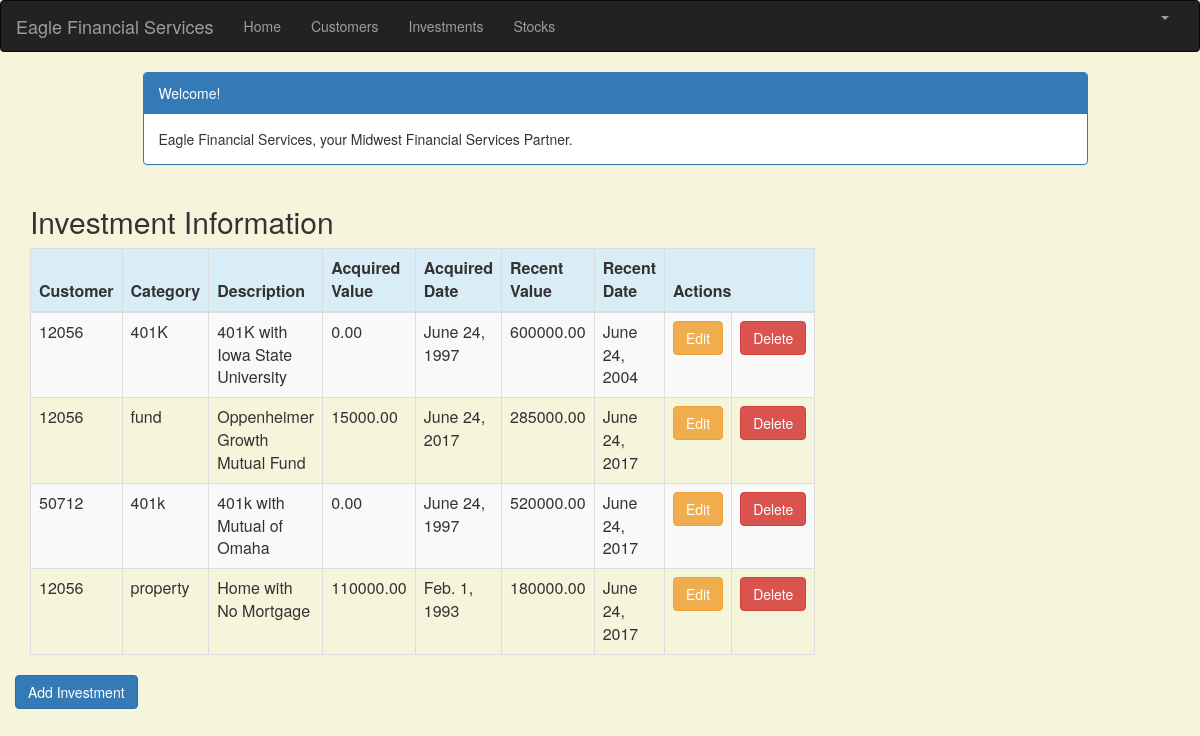
Page /investment_list (signed in) on the committed database.
### portfolio/models.py (models this page shows, shortened)
class Investment(models.Model):
    customer = models.ForeignKey(Customer, on_delete=models.CASCADE, related_name='investments')
    category = models.CharField(max_length=50)
    description = models.CharField(max_length=200)
    acquired_value = models.DecimalField(max_digits=10, decimal_places=2)
    acquired_date = models.DateField(default=timezone.now)
    recent_value = models.DecimalField(max_digits=10, decimal_places=2)
    recent_date = models.DateField(default=timezone.now, blank=True, null=True)

class Customer(models.Model):
    name = models.CharField(max_length=50)
    address = models.CharField(max_length=200)
    cust_number = models.IntegerField(blank=False, null=False)
    city = models.CharField(max_length=50)
    state = models.CharField(max_length=50)
    zipcode = models.CharField(max_length=10)
    email = models.EmailField(max_length=200)
    cell_phone = models.CharField(max_length=50)
    created_date = models.DateTimeField(
        default=timezone.now)
    updated_date = models.DateTimeField(auto_now_add=True)
    def __str__(self):
        return str(self.cust_number)

### portfolio/views.py (the view)
# urls.py: path('investment_list', views.investment_list, name='investment_list'),
@login_required
def investment_list(request):
    investments = Investment.objects.filter(acquired_date__lte=timezone.now())
    return render(request, 'portfolio/investment_list.html', {'investments': investments})

### portfolio/templates/portfolio/investment_list.html (shortened to what this page needs)
{% extends 'portfolio/base.html' %}
{% block content %}
    <html>
    <head>
        <link rel="stylesheet" href="https://maxcdn.bootstrapcdn.com/bootstrap/3.3.4/css/bootstrap.min.css">
    </head>
    <body>
    <div class="container">
        <div class="row">
            <div class="col-md-10 col-md-offset-1">
                <div class="panel panel-primary">
                    <div class="panel-heading">Welcome!</div>
                    <div class="panel-body">
                        Eagle Financial Services, your Midwest Financial Services Partner.
                    </div>
                </div>
            </div>
        </div>
    </div>
    <div class="row">
        <h2 style="padding-left: 15Px">Investment Information</h2>
    </div>
    <div>
        <table class="table table-striped table-bordered table-hover">
            <thead>
            <tr class="bg-info">
                <th>Customer</th>
                <th>Category</th>
                <th>Description</th>
                <th>Acquired Value</th>
                <th>Acquired Date</th>
                <th>Recent Value</th>
                <th>Recent Date</th>
                <th colspan="3">Actions</th>
            </tr>
            </thead>
            <tbody>
            {% for investment in investments %}
                <tr>
                    <td>{{ investment.customer }}</td>
                    <td>{{ investment.category }}</td>
                    <td>{{ investment.description }}</td>
                    <td>{{ investment.acquired_value }}</td>
                    <td>{{ investment.acquired_date }}</td>
                    <td>{{ investment.recent_value }}</td>
                    <td>{{ investment.recent_date }}</td>
                    <td><a href="{% url 'portfolio:investment_edit' pk=investment.pk %}" class="btn btn-warning">Edit</a>
                    <td><a href="{% url 'portfolio:investment_delete' pk=investment.pk %}"
                           onclick="return confirm('Are you sure you want to delete?')"
                           class="btn btn-danger">Delete</a>
                    </td>
                </tr>
            {% endfor %}
            </tbody>
           </table>
        <div class="row">
            <a href="{% url 'portfolio:investment_new' %}" class="row"><span
                class="btn btn-primary">Add Investment</span></a>
        </div>
    </div>
    </body>
    </html>
{% endblock %}

### portfolio/templates/portfolio/base.html (shortened to what this page needs)
{% load staticfiles %}
<html lang="en">
<head>
    <link rel="stylesheet" href="https://maxcdn.bootstrapcdn.com/bootstrap/3.3.7/css/bootstrap.min.css">
</head>
<body id="app-layout">
<nav class="navbar navbar-inverse">
    <div class="container-fluid">
        <div class="navbar-header">
            <a class="navbar-brand" href="/">
                Eagle Financial Services
            </a>
        </div>
        <div class="collapse navbar-collapse" id="myNavbar">
            <ul class="nav navbar-nav">
                <li><a href="{% url 'portfolio:home' %}">Home</a></li>
                <li><a href="{% url 'portfolio:customer_list' %}">Customers</a></li>
                <li><a href="{% url 'portfolio:investment_list' %}">Investments</a></li>
                <li><a href="{% url 'portfolio:stock_list' %}">Stocks</a></li>
            </ul>
            <ul class="nav navbar-nav navbar-right">
                {% if user.is_authenticated %}
                    <li class="dropdown">
                        <a href="#" class="dropdown-toggle" data-toggle="dropdown" role="button" aria-expanded="false">
                            <span class="caret"></span>
                        </a>
                    </li>
                {% else %}
                    <li><a href="{% url 'login' %}"><span class="glyphicon glyphicon-log-in"></span> Login</a></li>
                {% endif %}
            </ul>
        </div>
    </div>
</nav>
<div class="content container">
    <div class="row">
        <div class="col-md-8">
            {% block content %}{% endblock %}
                </div>
        </div>
    </div>
</body>
</html>

### portfolio/templates/portfolio/base.html (style rules this page uses)
.navbar { margin-bottom: 0; border-radius: 0; }

### portfolio/templates/portfolio/investment_list.html (style rules this page uses)
body { background-color: beige; }

### rows in the picture
Investment: customer "12056", category "401K", description "401K with Iowa State University", acquired_value "0.00", acquired_date "June 24, 1997", recent_value "600000.00", recent_date "June 24, 2004"
Investment: customer "12056", category "fund", description "Oppenheimer Growth Mutual Fund", acquired_value "15000.00", acquired_date "June 24, 2017", recent_value "285000.00", recent_date "June 24, 2017"
Investment: customer "50712", category "401k", description "401k with Mutual of Omaha", acquired_value "0.00", acquired_date "June 24, 1997", recent_value "520000.00", recent_date "June 24, 2017"
Investment: customer "12056", category "property", description "Home with No Mortgage", acquired_value "110000.00", acquired_date "Feb. 1, 1993", recent_value "180000.00", recent_date "June 24, 2017"
